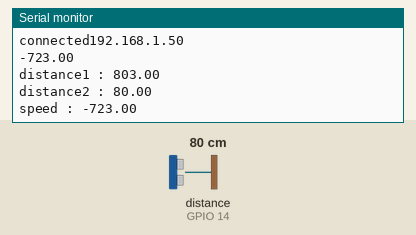
Simulated run of this sketch. Board: ESP8266 (NodeMCU). Parts: the last lines printed to the serial monitor. Wiring (inferred from the names in the program): ultrasonic range finder: trigger GPIO 12; echo GPIO 14. Inputs (shaded band) come from the test bench; at power-on: distance to the obstacle (sensor on GPIO 14) 80 cm. The echo pulse lasts 58.3 µs per cm; WiFi joins after 1.5 s; servers stay silent unless stated.

Above: at 2.7 s.
2.8 s: distance to the obstacle (sensor on GPIO 14) set to 2 cm
At 4.14 s:
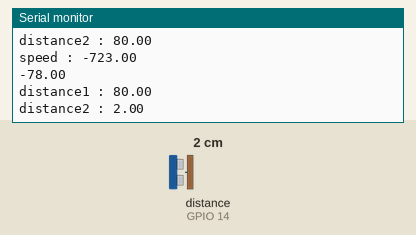
5.2 s: distance to the obstacle (sensor on GPIO 14) set to 4 cm
At 6.4 s:
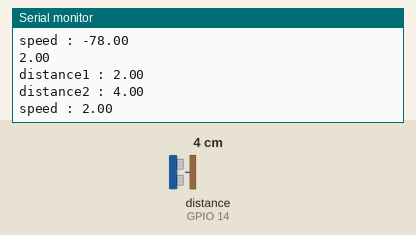
Timing chart, 0 to 8.2 s (numbered marks = the images above; inputs shaded):
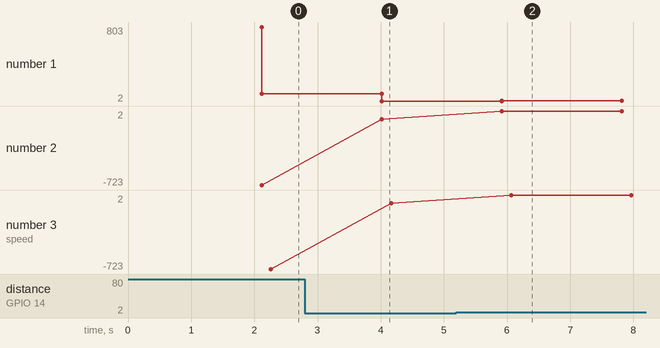

Measured:
- after the input at 2.8 s, the serial monitor: prints a new line after 1.2 s (image 1)
- after the input at 5.2 s, the serial monitor: prints a new line after 0.72 s (image 2)
- plotted number 1: 2 → 4 after the input at 5.2 s
- plotted number 2: -723 → -78 after the input at 2.8 s
- plotted number 3: -723 → -78 after the input at 2.8 s

The sketch:

sketch_nov20a.ino
```cpp
/************
 * Haresh Nayak
 * Traffic Light Information System
 ***********/

#include<ESP8266WiFi.h>
#include<FirebaseArduino.h>

#define FIREBASE_HOST "trafficlightnodemcu-default-rtdb.firebaseio.com"
#define FIREBASE_AUTH "xwUiAslXRP9gEeB8s94c2utnWF0OLuyHeBpdjuuq"
#define WIFI_SSID "TinyTim"
#define WIFI_PASSWORD "Tim@98chAr#8"

const int trigPin = 12;
const int echoPin = 14;

float d1 = 0.0;
float d2 = 0.0;
float Speed = 0.0;

int red_duration = 3;
int yellow_duration = 7;
int green_duration = 11;

long readUltrasonicDistance(int triggerPin, int echoPin)
{
  pinMode(triggerPin, OUTPUT);  // Clear the trigger
  digitalWrite(triggerPin, LOW);
  delayMicroseconds(2);
  // Sets the trigger pin to HIGH state for 10 microseconds
  digitalWrite(triggerPin, HIGH);
  delayMicroseconds(10);
  digitalWrite(triggerPin, LOW);
  pinMode(echoPin, INPUT);
  // Reads the echo pin, and returns the sound wave travel time in microseconds
  return pulseIn(echoPin, HIGH);
}

int traffic_light_timer(int duration){
  int d = duration;
  if(d>0){
    d -= 1;
  }
 else if(d == 0){
    d = 12;
  }
  return d;
}
void  traffic_light(){
  red_duration = traffic_light_timer(red_duration);
  yellow_duration = traffic_light_timer(yellow_duration);
  green_duration = traffic_light_timer(green_duration);
}

void setup() {
 Serial.begin(115200); // Starts the serial communication

  // connect to WiFi
  WiFi.begin(WIFI_SSID, WIFI_PASSWORD);
  Serial.print("conecting...");
  while(WiFi.status() != WL_CONNECTED){
    Serial.print("connecting...");
    delay(500);
  }
  Serial.println();
  Serial.print("connected");
  Serial.println(WiFi.localIP());
  Firebase.begin(FIREBASE_HOST, FIREBASE_AUTH);

  d1 = (int)(0.1723 * readUltrasonicDistance(trigPin,echoPin));

  pinMode(trigPin, OUTPUT); // Sets the trigPin as an Output
  pinMode(echoPin, INPUT); // Sets the echoPin as an Input
}

void loop() {

  traffic_light();
  Firebase.setFloat("distance_1", d1);
  Firebase.setInt("red",red_duration);
  Firebase.setInt("yellow", yellow_duration);
  Firebase.setInt("green", green_duration);

  d2 = (int)(0.01723 * readUltrasonicDistance(trigPin, echoPin));

  Speed = (d2-d1);
  Serial.println(Speed);

  Serial.print("distance1 : ");
  Serial.println(d1);

  Serial.print("distance2 : ");
  Serial.println(d2);
  Firebase.setFloat("distance_2", d2);

  Serial.print("speed : ");
  Serial.println(Speed);
  Firebase.setFloat("currentSpeed", Speed);
  Serial.println();


  // handle error
  if (Firebase.failed()) {
      Serial.print("setting /distance failed:");
      Serial.println(Firebase.error());
      return;
  }
  d1 = d2;
  delay(1000);
}
```
